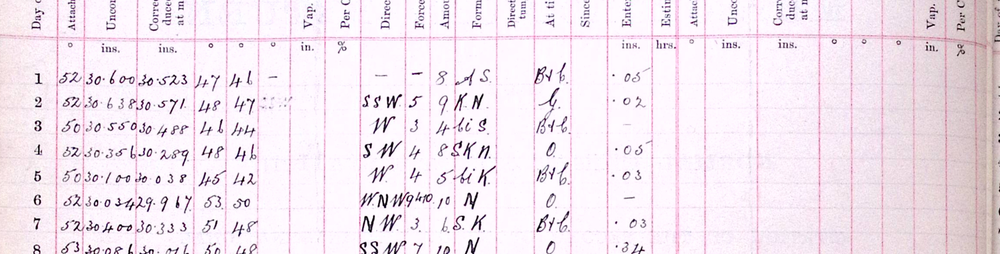
#> input picture crops/MO-9_1_029_c_rows01-06.png, 1000 x 254 px, shrunk from 2740 x 696 before the run
$ python crop_utils.py crops/MO-9_1_029_c_rows01-06.png out.png
#> lines starting #> are read from the running program, lines starting #| are printed output that depends on the picture
"""
Preprocessing: split the two-page TIFF scan into the left observation table,
then slice that into row-bands (a handful of rows per crop) so a small VLM
on an 8GB card can actually resolve individual handwritten digits instead
of losing them in a full 31-row table.

Tune CROP_* constants by eye once for your scanner/form layout -- they don't
need to be perfect, just consistent across a batch of sheets from the same
register (same printed form layout repeats across the whole volume).
"""

import os
from PIL import Image

Image.MAX_IMAGE_PIXELS = None  # large scans are expected


def load_page(tif_path: str) -> Image.Image:
#> called with tif_path = 'crops/MO-9_1_029_c_rows01-06.png'
    return Image.open(tif_path).convert("RGB")
#> returned value is the input picture: PIL image 1000x254 RGB; mean R, G, B 241.4, 229.5, 238.3


def split_spread(im: Image.Image, left_frac: float = 0.5):
    """Split a two-page spread into left and right page images."""
#> called with left_frac = 0.5
    w, h = im.size
#> w = 1000; h = 254
    split_x = int(w * left_frac)
#> split_x = 500
    left = im.crop((0, 0, split_x, h))
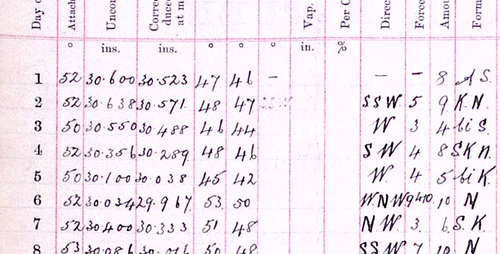
#> left: PIL image 500x254 RGB; mean R, G, B 241.1, 230.5, 239.6
    right = im.crop((split_x, 0, w, h))
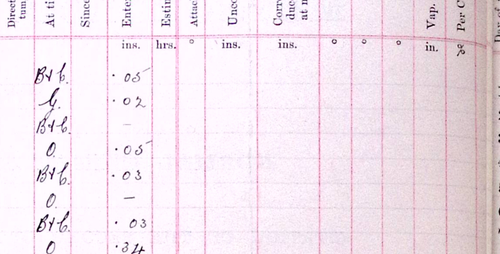
#> right: PIL image 500x254 RGB; mean R, G, B 241.7, 228.5, 237
    return left, right


def crop_table_region(page_im: Image.Image, top_frac: float, bottom_frac: float,
                       left_frac: float = 0.0, right_frac: float = 1.0) -> Image.Image:
    """Crop out the data-table region, dropping headers/margins/notes."""
#> called with top_frac = 0.17, bottom_frac = 0.865, left_frac = 0, right_frac = 1
    w, h = page_im.size
#> w = 500; h = 254
    box = (
        int(w * left_frac),
        int(h * top_frac),
        int(w * right_frac),
        int(h * bottom_frac),
    )
#> box = (0, 43, 500, 219)
    return page_im.crop(box)
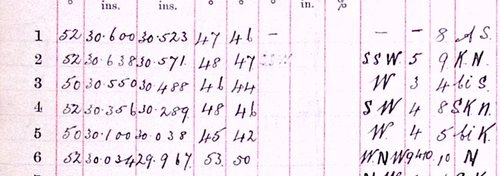
#> returned value: PIL image 500x176 RGB; mean R, G, B 241.3, 231.1, 239.9


def slice_row_bands(table_im: Image.Image, n_rows: int, rows_per_band: int = 6,
                     overlap_rows: int = 1):
    """
    Slice a cropped table image into horizontal bands of `rows_per_band` data
    rows each, with a 1-row overlap so digits split across a band boundary
    aren't cut in half. Assumes rows are evenly spaced top-to-bottom in the
    crop, which holds for these printed forms.

    Returns list of (band_image, first_row_idx, last_row_idx) -- 1-indexed
    row numbers matching "day of month".
    """
#> called with n_rows = 31, rows_per_band = 6, overlap_rows = 1
    w, h = table_im.size
#> w = 500; h = 176
    row_h = h / n_rows
#> row_h = 5.68
    bands = []
    row = 1
    while row <= n_rows:
        last_row = min(row + rows_per_band - 1, n_rows)
        top = max(0, int((row - 1 - overlap_rows) * row_h)) if row > 1 else 0
        bottom = min(h, int((last_row + overlap_rows) * row_h))
        band_im = table_im.crop((0, top, w, bottom))
        bands.append((band_im, row, last_row))
        row = last_row + 1
#> this loop made 6 passes
#> pass 1, in slice_row_bands, `band_im = table_im.crop((0, top, w, bottom))`:
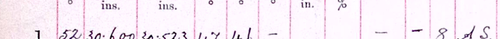
#> band_im: PIL image 500x39 RGB; mean R, G, B 246.6, 236.6, 245.2
#> pass 2, in slice_row_bands, `band_im = table_im.crop((0, top, w, bottom))`:
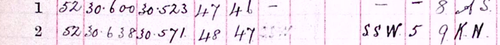
#> band_im: PIL image 500x45 RGB; mean R, G, B 239.6, 229, 238.4
#> pass 3, in slice_row_bands, `band_im = table_im.crop((0, top, w, bottom))`:
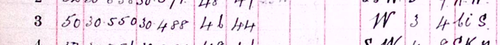
#> band_im: PIL image 500x45 RGB; mean R, G, B 241.1, 230.8, 239.7
#> after the loop, bands = 6 items
    return bands


def prepare_crops(tif_path: str, out_dir: str, rows_per_band: int = 6):
    """
    Full pipeline: load -> split spread -> crop left-page table region ->
    slice into row-bands -> save to disk. Adjust top_frac/bottom_frac once
    by inspecting a sample page (see inspect_crop.py).
    """
    os.makedirs(out_dir, exist_ok=True)
    im = load_page(tif_path)
    left_page, right_page = split_spread(im)

    # These fractions are calibrated against MO-9_1_029_c.tif's layout:
    # table data starts below the column-header block and ends above
    # the "Sums" row. Recalibrate if a sheet's scan crop differs.
    table = crop_table_region(left_page, top_frac=0.17, bottom_frac=0.865)

    bands = slice_row_bands(table, n_rows=31, rows_per_band=rows_per_band)
#> bands = 6 items

    paths = []
    base = os.path.splitext(os.path.basename(tif_path))[0]
    for band_im, first_row, last_row in bands:
        fname = f"{base}_rows{first_row:02d}-{last_row:02d}.png"
        fpath = os.path.join(out_dir, fname)
        band_im.save(fpath)
        paths.append((fpath, first_row, last_row))
#> this loop made 6 passes
#> (first_row, last_row, fname) on passes 1 to 6: (1, 6, 'MO-9_1_029_c_rows01-06_rows01-06.png'), (7, 12, 'MO-9_1_029_c_rows01-06_rows07-12.png'), (13, 18, 'MO-9_1_029_c_rows01-06_rows13-18.png'), (19, 24, 'MO-9_1_029_c_rows01-06_rows19-24.png'), (25, 30, 'MO-9_1_029_c_rows01-06_rows25-30.png'), (31, 31, 'MO-9_1_029_c_rows01-06_rows31-31.png')
#> after the loop, paths = 6 items
    return paths


if __name__ == "__main__":
    import sys
    script_dir = os.path.dirname(os.path.abspath(__file__))
    tif = sys.argv[1] if len(sys.argv) > 1 else os.path.join(script_dir, "MO-9_1_029_c.tif")
    out = sys.argv[2] if len(sys.argv) > 2 else os.path.join(script_dir, "crops")
    crops = prepare_crops(tif, out)
#> crops = 6 items
    for p, f, l in crops:
        print(f"rows {f:02d}-{l:02d} -> {p}")
#> this loop made 6 passes
#> (f, l) on passes 1 to 6: (1, 6), (7, 12), (13, 18), (19, 24), (25, 30), (31, 31)
#| rows 01-06 -> out.png/MO-9_1_029_c_rows01-06_rows01-06.png
#| rows 07-12 -> out.png/MO-9_1_029_c_rows01-06_rows07-12.png
#| rows 13-18 -> out.png/MO-9_1_029_c_rows01-06_rows13-18.png
#| rows 19-24 -> out.png/MO-9_1_029_c_rows01-06_rows19-24.png
#| rows 25-30 -> out.png/MO-9_1_029_c_rows01-06_rows25-30.png
#| rows 31-31 -> out.png/MO-9_1_029_c_rows01-06_rows31-31.png

$ run again, on crops/MO-9_1_029_c_rows13-18.png
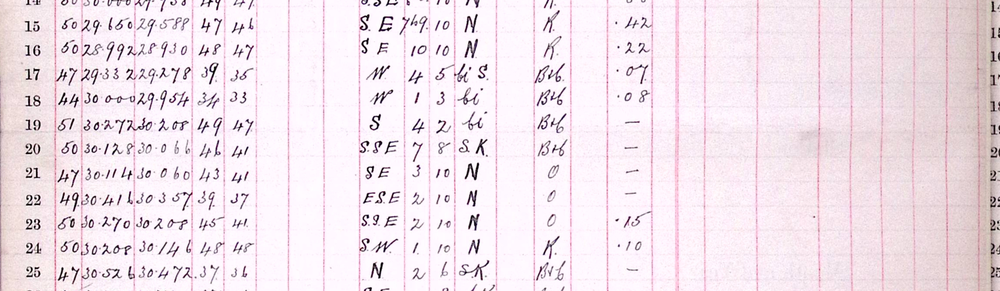
#> input picture crops/MO-9_1_029_c_rows13-18.png, 1000 x 291 px, shrunk from 2740 x 796 before the run
#> in load_page, returned value is the input picture: PIL image 1000x291 RGB; mean R, G, B 240.4, 227.2, 234.7
#> in crop_table_region, `return page_im.crop(box)`:
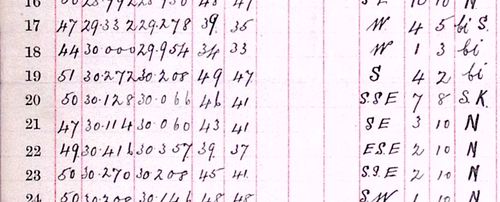
#> returned value: PIL image 500x202 RGB; mean R, G, B 238.2, 227, 234.7
#> the loop in slice_row_bands, `while row <= n_rows:` made 6 passes
#> pass 3, in slice_row_bands, `band_im = table_im.crop((0, top, w, bottom))`:
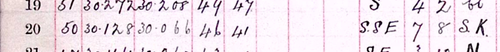
#> band_im: PIL image 500x52 RGB; mean R, G, B 236.8, 225.3, 233.1
#> after the loop in slice_row_bands, `while row <= n_rows:`: bands = 6 items
#> the loop in prepare_crops, `for band_im, first_row, last_row in bands:` made 6 passes
#> (first_row, last_row, fname) on passes 1 to 6: (1, 6, 'MO-9_1_029_c_rows13-18_rows01-06.png'), (7, 12, 'MO-9_1_029_c_rows13-18_rows07-12.png'), (13, 18, 'MO-9_1_029_c_rows13-18_rows13-18.png'), (19, 24, 'MO-9_1_029_c_rows13-18_rows19-24.png'), (25, 30, 'MO-9_1_029_c_rows13-18_rows25-30.png'), (31, 31, 'MO-9_1_029_c_rows13-18_rows31-31.png')
#> the loop `for p, f, l in crops:` made 6 passes
#> (f, l) on passes 1 to 6: (1, 6), (7, 12), (13, 18), (19, 24), (25, 30), (31, 31)
#> (printed output is left out)

$ run again, on crops/MO-9_1_029_c_rows19-24.png
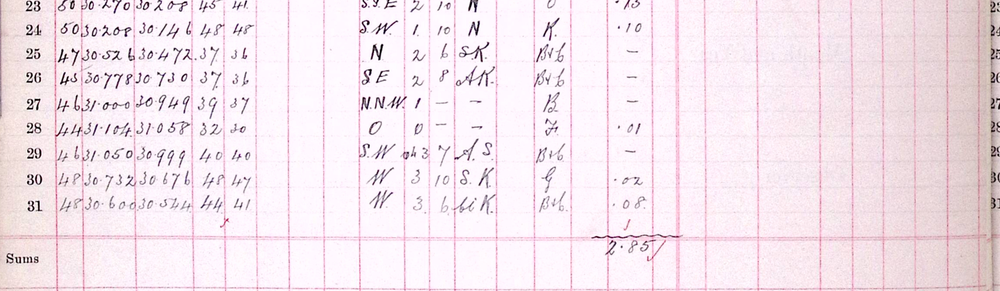
#> input picture crops/MO-9_1_029_c_rows19-24.png, 1000 x 291 px, shrunk from 2740 x 796 before the run
#> in load_page, returned value is the input picture: PIL image 1000x291 RGB; mean R, G, B 243.4, 229.4, 236.7
#> in crop_table_region, `return page_im.crop(box)`:
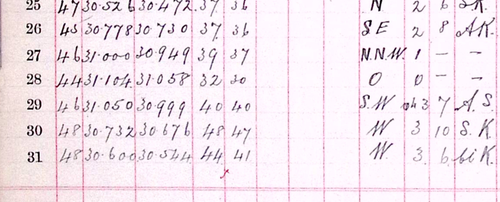
#> returned value: PIL image 500x202 RGB; mean R, G, B 242.7, 230.8, 238.3
#> the loop in slice_row_bands, `while row <= n_rows:` made 6 passes
#> pass 3, in slice_row_bands, `band_im = table_im.crop((0, top, w, bottom))`:
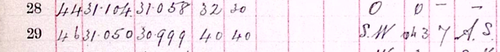
#> band_im: PIL image 500x52 RGB; mean R, G, B 242.1, 230.7, 238.1
#> after the loop in slice_row_bands, `while row <= n_rows:`: bands = 6 items
#> the loop in prepare_crops, `for band_im, first_row, last_row in bands:` made 6 passes
#> (first_row, last_row, fname) on passes 1 to 6: (1, 6, 'MO-9_1_029_c_rows19-24_rows01-06.png'), (7, 12, 'MO-9_1_029_c_rows19-24_rows07-12.png'), (13, 18, 'MO-9_1_029_c_rows19-24_rows13-18.png'), (19, 24, 'MO-9_1_029_c_rows19-24_rows19-24.png'), (25, 30, 'MO-9_1_029_c_rows19-24_rows25-30.png'), (31, 31, 'MO-9_1_029_c_rows19-24_rows31-31.png')
#> the loop `for p, f, l in crops:` made 6 passes
#> (f, l) on passes 1 to 6: (1, 6), (7, 12), (13, 18), (19, 24), (25, 30), (31, 31)
#> (printed output is left out)

$ run again, on crops/MO-9_1_029_c_rows25-30.png
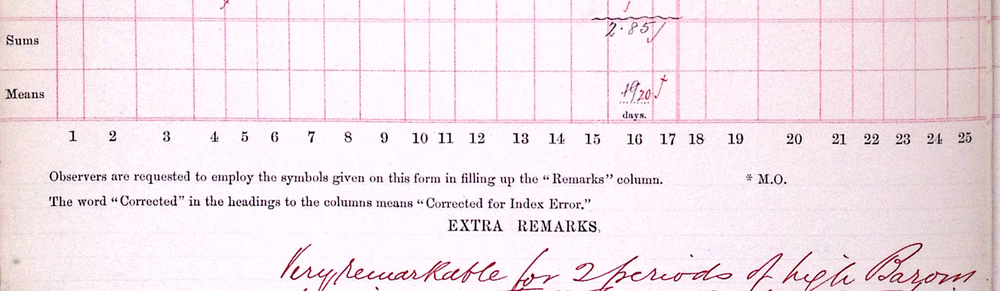
#> input picture crops/MO-9_1_029_c_rows25-30.png, 1000 x 291 px, shrunk from 2740 x 797 before the run
#> in load_page, returned value is the input picture: PIL image 1000x291 RGB; mean R, G, B 242.8, 228.6, 235.6
#> in crop_table_region, `return page_im.crop(box)`:
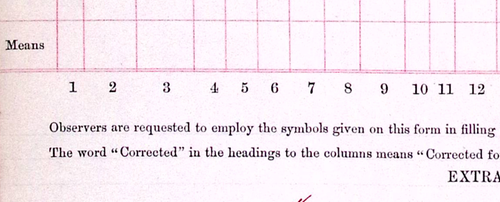
#> returned value: PIL image 500x202 RGB; mean R, G, B 245.1, 234.3, 241
#> the loop in slice_row_bands, `while row <= n_rows:` made 6 passes
#> pass 3, in slice_row_bands, `band_im = table_im.crop((0, top, w, bottom))`:
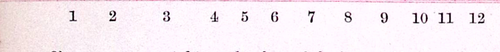
#> band_im: PIL image 500x52 RGB; mean R, G, B 247.9, 237.6, 243.9
#> after the loop in slice_row_bands, `while row <= n_rows:`: bands = 6 items
#> the loop in prepare_crops, `for band_im, first_row, last_row in bands:` made 6 passes
#> (first_row, last_row, fname) on passes 1 to 6: (1, 6, 'MO-9_1_029_c_rows25-30_rows01-06.png'), (7, 12, 'MO-9_1_029_c_rows25-30_rows07-12.png'), (13, 18, 'MO-9_1_029_c_rows25-30_rows13-18.png'), (19, 24, 'MO-9_1_029_c_rows25-30_rows19-24.png'), (25, 30, 'MO-9_1_029_c_rows25-30_rows25-30.png'), (31, 31, 'MO-9_1_029_c_rows25-30_rows31-31.png')
#> the loop `for p, f, l in crops:` made 6 passes
#> (f, l) on passes 1 to 6: (1, 6), (7, 12), (13, 18), (19, 24), (25, 30), (31, 31)
#> (printed output is left out)
